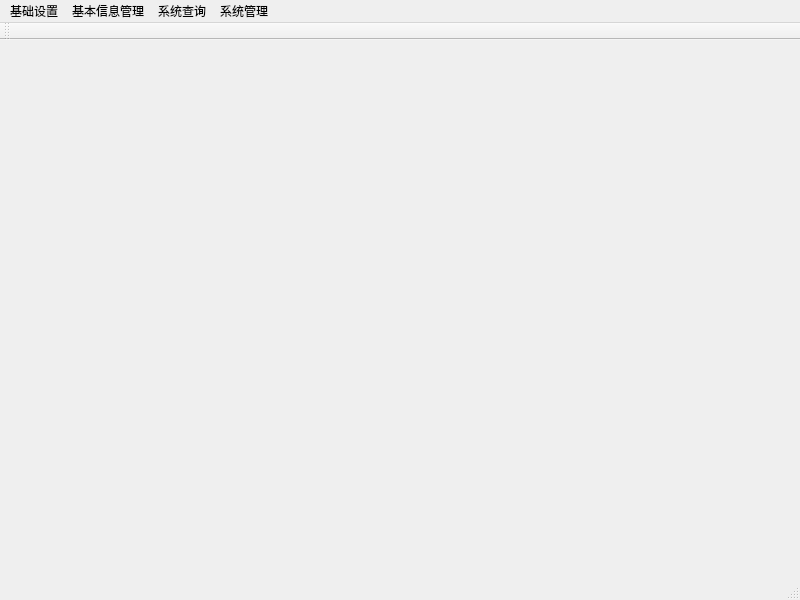
<?xml version="1.0" encoding="UTF-8"?>
<ui version="4.0">
 <class>MainWindow</class>
 <widget class="QMainWindow" name="MainWindow">
  <property name="geometry">
   <rect>
    <x>0</x>
    <y>0</y>
    <width>800</width>
    <height>600</height>
   </rect>
  </property>
  <property name="windowTitle">
   <string>MainWindow</string>
  </property>
  <widget class="QWidget" name="centralwidget">
   <widget class="QLabel" name="label">
    <property name="geometry">
     <rect>
      <x>60</x>
      <y>30</y>
      <width>531</width>
      <height>401</height>
     </rect>
    </property>
    <property name="text">
     <string/>
    </property>
    <property name="pixmap">
     <pixmap resource="rec.qrc">:/images/images/splash.jpg</pixmap>
    </property>
   </widget>
  </widget>
  <widget class="QStatusBar" name="statusbar"/>
  <widget class="QMenuBar" name="menuBar">
   <property name="geometry">
    <rect>
     <x>0</x>
     <y>0</y>
     <width>800</width>
     <height>26</height>
    </rect>
   </property>
   <widget class="QMenu" name="menu">
    <property name="title">
     <string>基础设置</string>
    </property>
    <addaction name="act_set_grade"/>
    <addaction name="act_set_class"/>
   </widget>
   <widget class="QMenu" name="menu_2">
    <property name="title">
     <string>基本信息管理</string>
    </property>
    <addaction name="act_stu_manage"/>
   </widget>
   <widget class="QMenu" name="menu_3">
    <property name="title">
     <string>系统查询</string>
    </property>
    <addaction name="act_query_stu"/>
   </widget>
   <widget class="QMenu" name="menu_4">
    <property name="title">
     <string>系统管理</string>
    </property>
    <addaction name="act_manage_user"/>
   </widget>
   <addaction name="menu"/>
   <addaction name="menu_2"/>
   <addaction name="menu_3"/>
   <addaction name="menu_4"/>
  </widget>
  <widget class="QToolBar" name="toolBar">
   <property name="windowTitle">
    <string>toolBar</string>
   </property>
   <attribute name="toolBarArea">
    <enum>TopToolBarArea</enum>
   </attribute>
   <attribute name="toolBarBreak">
    <bool>false</bool>
   </attribute>
  </widget>
  <action name="act_set_grade">
   <property name="text">
    <string>年级设置</string>
   </property>
  </action>
  <action name="act_set_class">
   <property name="text">
    <string>班级设置</string>
   </property>
  </action>
  <action name="act_stu_manage">
   <property name="text">
    <string>学生管理</string>
   </property>
  </action>
  <action name="act_query_stu">
   <property name="text">
    <string>学生信息查询</string>
   </property>
  </action>
  <action name="act_manage_user">
   <property name="text">
    <string>管理账户</string>
   </property>
  </action>
 </widget>
 <resources>
  <include location="rec.qrc"/>
 </resources>
 <connections/>
</ui>
